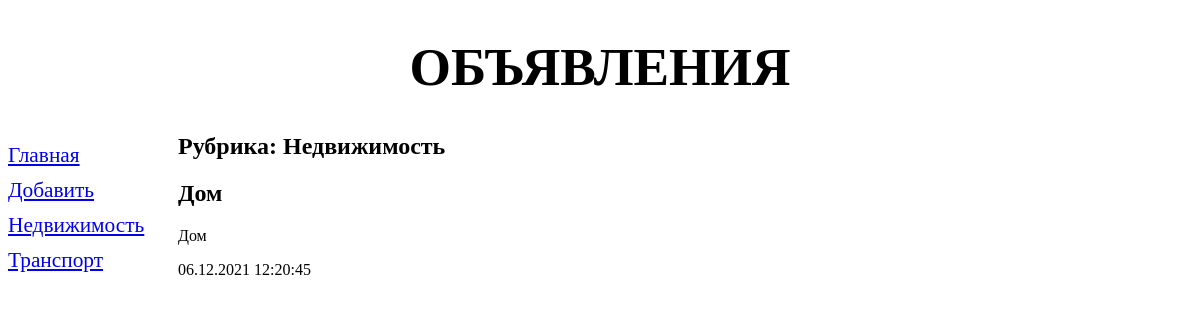
Page /bboard/1/ on the earlier database version.
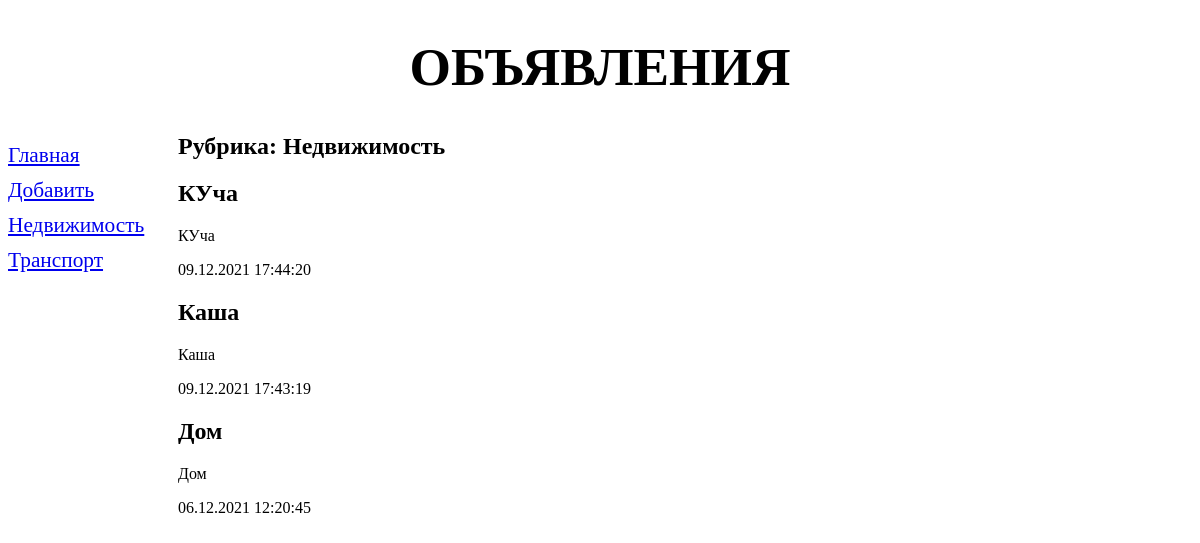
Same page on the later database version.
### bboard/models.py (models this page shows, shortened)
class Rubric(models.Model):
    name = models.CharField(max_length=20, db_index=True, verbose_name='Название')
    class Meta:
        verbose_name_plural = 'Рубрики'
        verbose_name = 'Рубрика'
        ordering = ['name']

class Bb(models.Model):
    title = models.CharField(max_length=50, verbose_name='Товар')
    content = models.TextField(null=True, blank=True, verbose_name='Описание')
    price = models.FloatField(null=True, blank=True, verbose_name='Цена')
    published = models.DateTimeField(auto_now_add=True, db_index=True, verbose_name='Опубликовано')
    rubric = models.ForeignKey('Rubric', null=True, on_delete=models.PROTECT, verbose_name='Рубрика')
    class Meta:
        verbose_name_plural = 'Объявления'
        verbose_name = 'Объявление'
        ordering = ['-published']

### bboard/views.py (the view)
# urls.py: path('<int:rubric_id>/', by_rubric, name='by_rubric'),
def by_rubric(request, rubric_id):
    bbs = Bb.objects.filter(rubric=rubric_id)
    rubrics = Rubric.objects.all()
    current_rubric = Rubric.objects.get(pk=rubric_id)
    contex = {'bbs': bbs, 'rubrics': rubrics, 'current_rubric': current_rubric}
    return render (request, 'bboard/by_rubric.html', contex)

### bboard/templates/bboard/by_rubric.html (shortened to what this page needs)
{% extends "layout/basic.html" %}
{% block content %}
<h2>Рубрика: {{ current_rubric.name }}</h2>
{% for bb in bbs %}
<div>
    <h2>
        {{ bb.title }}
    </h2>
    <p>{{ bb.title }}</p>
    <p>{{ bb.published|date:"d.m.Y H:i:s" }}</p>
</div>
{% endfor %}
{% endblock %}

### bboard/templates/layout/basic.html (shortened to what this page needs)
{% load static %}
<!DOCTYPE html>
<html lang="en">
<head>
    <link rel="stylesheet" type="text/css" href="{% static 'bboard/style.css' %}">
</head>
<body>
    <header>
        <h1>Объявления</h1>
    </header>
    <nav>
        <a href="{% url 'index' %}">Главная</a>
        <a href="{% url 'add' %}">Добавить</a>
        {% for rubric in rubrics %}
        <a href="{% url 'by_rubric' rubric.pk%}">{{ rubric.name }}</a>
        {% endfor %}
    </nav>
    <section>
        {% block content %}
        {% endblock %}
    </section>
</body>
</html>

Differences in the rows shown:
added Bb: title "КУча", published "09.12.2021 17:44:20"
added Bb: title "Каша", published "09.12.2021 17:43:19"
